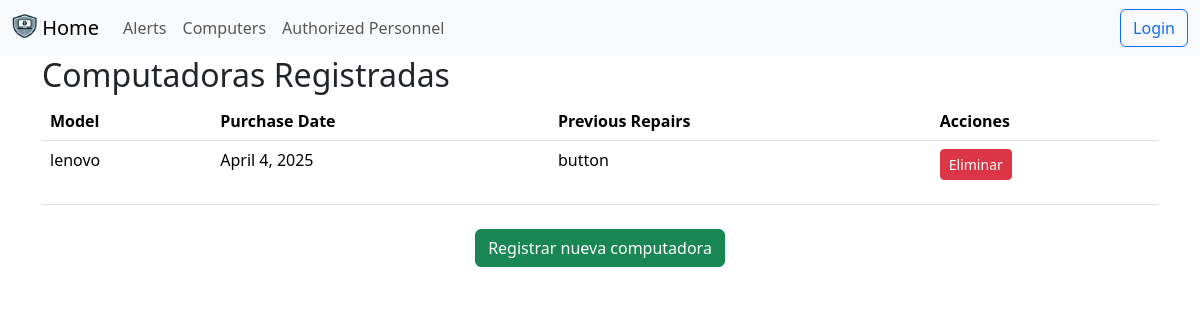
The app's page /computadoras/, older data.
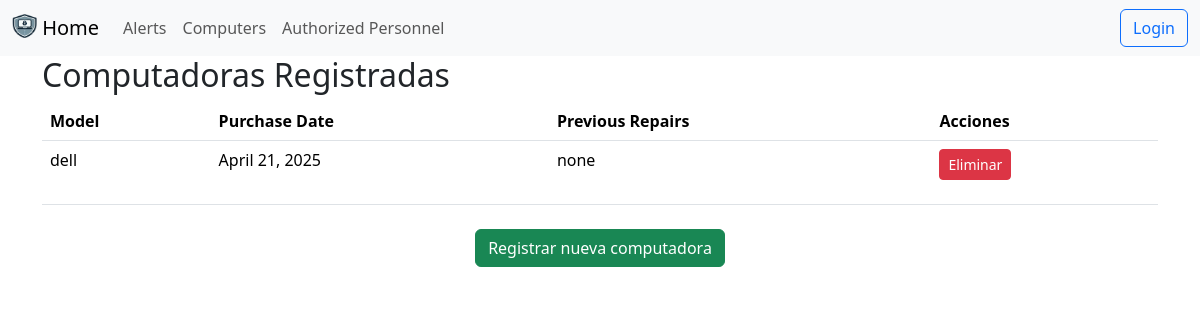
The same page, newer data.
### security/models.py (models this page shows)
class Computer(models.Model):
    model = models.CharField(max_length=100)
    purchase_date = models.DateField()  # 👈 Este debe ser un DateField
    previous_repairs = models.TextField(blank=True, null=True)

### user/views.py (the view)
# urls.py: path('computadoras/', computers_view, name='computadoras'),
def computers_view(request):
    computadoras = Computer.objects.all()  # Obtener todas las computadoras
    return render(request, 'computers.html', {'computadoras': computadoras})

### user/templates/computers.html (shortened to what this page needs)
{% extends 'base.html' %}
{% block content %}
<h2>Computadoras Registradas</h2>
<table class="table">
    <thead>
        <tr>
            <th>Model</th>
            <th>Purchase Date</th>
            <th>Previous Repairs</th>
            <th>Acciones</th>
        </tr>
    </thead>
    <tbody>
        {% for c in computadoras %}
        <tr>
            <td>{{ c.model }}</td>
            <td>{{ c.purchase_date }}</td>
            <td>{{ c.previous_repairs }}</td>
            <td>
                <form action="{% url 'eliminar_computadora' c.id %}" method="POST" onsubmit="return confirm('¿Estás seguro de que deseas eliminar esta computadora?');">
                    <button type="submit" class="btn btn-danger btn-sm">Eliminar</button>
                </form>
            </td>
        </tr>
        {% endfor %}
    </tbody>
</table>
<div class="text-center mt-4">
    <a href="{% url 'registrar_computadora' %}"
       class="btn btn-success"
       title="Ir al formulario de registro de computadora"
       aria-label="Registrar nueva computadora">
       Registrar nueva computadora
    </a>
</div>
{% endblock %}

### user/templates/base.html (shortened to what this page needs)
<head>
  <link href="https://cdn.jsdelivr.net/npm/bootstrap@5.3.3/dist/css/bootstrap.min.css" rel="stylesheet">
</head>
{% load static %}
<link rel="stylesheet" href="{% static 'css/styles.css' %}">
<nav class="navbar navbar-expand-lg bg-body-tertiary">
  <div class="container-fluid">
    <a class="navbar-brand" href="{% url 'home' %}">
      {% load static %}
      <img src="{% static 'images/logo_.png' %}" alt="" width="25" height="24"
      class="d-inline-block align-text-top" />
      Home
    </a>
    <div class="collapse navbar-collapse" id="navbarSupportedContent">
      <ul class="navbar-nav me-auto mb-2 mb-lg-0">
        <li class="nav-item">
          <a class="nav-link" href="{% url 'alerts' %}">Alerts</a>
        </li>
        <li class="nav-item">
          <a class="nav-link" href="{% url 'computadoras' %}">Computers</a>
        </li>
        <li class="nav-item">
          <a class="nav-link" href="{% url 'personnel' %}">Authorized Personnel</a>
        </li>
      </ul>
    </div>
    {% if user.is_authenticated %}
      <div class="d-flex">
        <a class="btn btn-outline-danger" href="{% url 'logout' %}">Logout</a>
      </div>
    {% else %}
      <div class="d-flex">
        <a class="btn btn-outline-primary" href="{% url 'login' %}">Login</a>
      </div>
    {% endif %}
  </div>
</nav>
<div class="container">
  {% block content %}
  {% endblock %}
</div>

Row changes from the older to the newer data that the page shows:
removed Computer: model "lenovo", purchase_date "April 4, 2025", previous_repairs "button"
added Computer: model "dell", purchase_date "April 21, 2025", previous_repairs "none"
